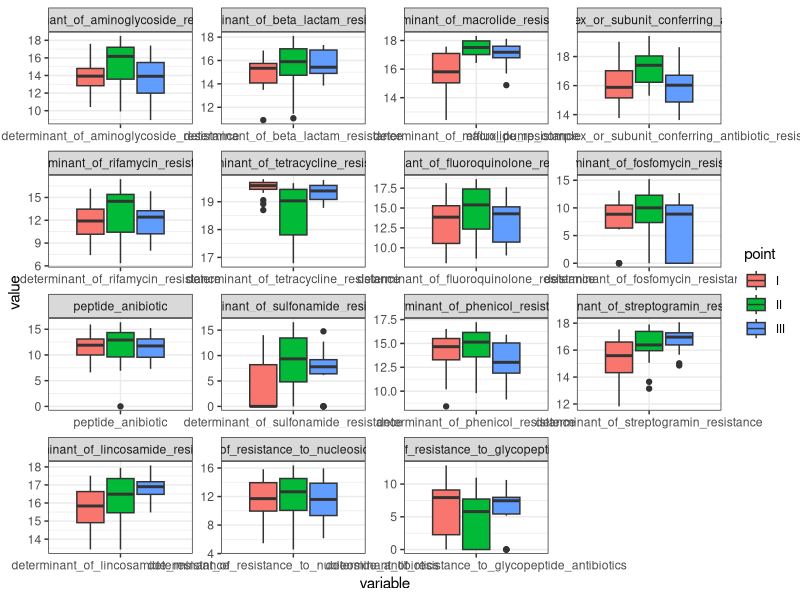

Generate this figure with R:
library(reshape2)
library(stats)
library(ggplot2)

df <- read.csv("res_for_R.csv", header = T, row.names = 1, sep="\t")
f.m <- melt(df, id.var = "point")
p <- ggplot(data = f.m, aes(x=variable, y=value)) + geom_boxplot(aes(fill=point)) + theme_bw()
p + facet_wrap( ~ variable, scales="free")

attach(df)

pairwise.wilcox.test(determinant_of_aminoglycoside_resistance, point, conf.level = 0.95, p.adj = "BH", paired=T)
pairwise.wilcox.test(determinant_of_beta_lactam_resistance, point, conf.level = 0.95, p.adj = "BH", paired=T)
pairwise.wilcox.test(determinant_of_macrolide_resistance, point, conf.level = 0.95, p.adj = "BH", paired=T)
pairwise.wilcox.test(efflux_pump_complex_or_subunit_conferring_antibiotic_resistance, point, conf.level = 0.95, p.adj = "BH", paired=T)
pairwise.wilcox.test(determinant_of_rifamycin_resistance, point, conf.level = 0.95, p.adj = "BH", paired=T)
pairwise.wilcox.test(determinant_of_tetracycline_resistance, point, conf.level = 0.95, p.adj = "BH", paired=T)
pairwise.wilcox.test(determinant_of_fluoroquinolone_resistance, point, conf.level = 0.95, p.adj = "BH", paired=T)
pairwise.wilcox.test(determinant_of_fosfomycin_resistance, point, conf.level = 0.95, p.adj = "BH", paired=T)
pairwise.wilcox.test(peptide_anibiotic, point, conf.level = 0.95, p.adj = "BH", paired=T)
pairwise.wilcox.test(determinant_of_sulfonamide_resistance, point, conf.level = 0.95, p.adj = "BH", paired=T)
pairwise.wilcox.test(determinant_of_phenicol_resistance, point, conf.level = 0.95, p.adj = "BH", paired=T)
pairwise.wilcox.test(determinant_of_streptogramin_resistance, point, conf.level = 0.95, p.adj = "BH", paired=T)
pairwise.wilcox.test(determinant_of_lincosamide_resistance, point, conf.level = 0.95, p.adj = "BH", paired=T)
pairwise.wilcox.test(determinant_of_resistance_to_nucleoside_antibiotics, point, conf.level = 0.95, p.adj = "BH", paired=T)
pairwise.wilcox.test(determinant_of_resistance_to_glycopeptide_antibiotics, point, conf.level = 0.95, p.adj = "BH", paired=T)
